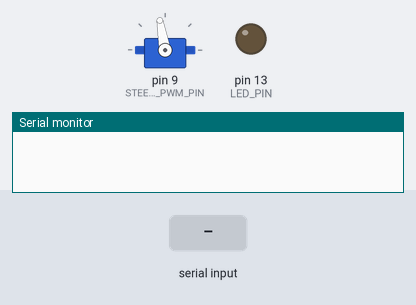
A sketch run on a simulated Arduino Uno, built with avr-gcc and run on an emulated ATmega328P. On the bench: servo, output pins drawn as LEDs (lit = HIGH), the last lines printed to the serial monitor. The test bench sets the inputs (shaded band).

Above: at 3.2 s.
3.3 s: "90,45\n" received over Serial
At 4.2 s:
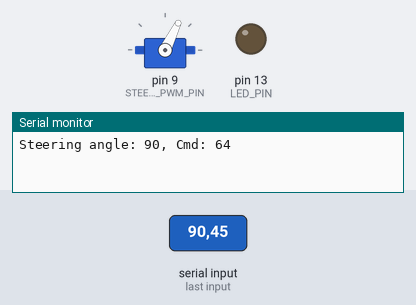
4.8 s: "30,150\n" received over Serial
At 5.3 s:
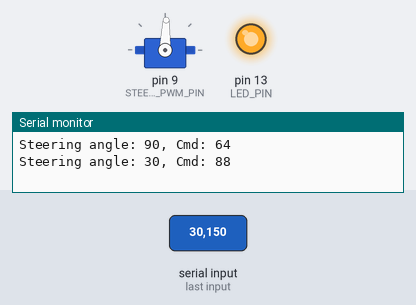
6.3 s: "5\n" received over Serial
At 7.5 s:
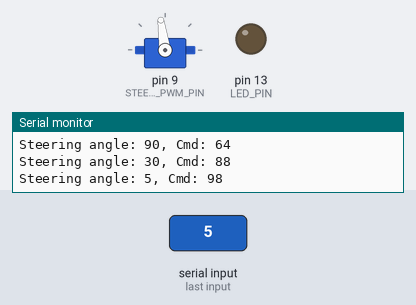
7.8 s: "200\n" received over Serial
At 8.8 s:
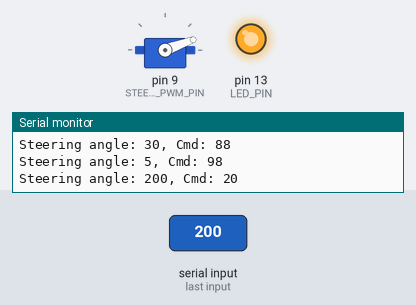
9.3 s: "200\n" received over Serial
At 9.9 s:
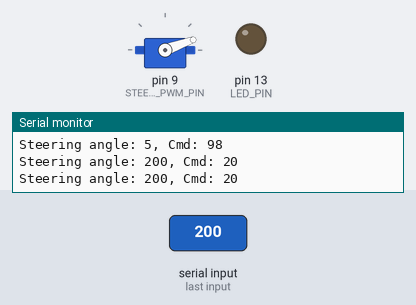
10.8 s: "90\n" received over Serial
At 11.1 s:
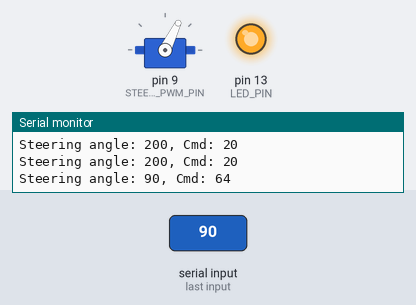
Timing chart, 0 to 13.3 s (numbered marks = the images above; inputs shaded):
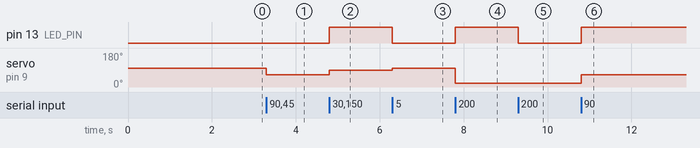

The sketch:

SteeringAngleManualControl.pde
```cpp
/**
 * Enables manual control of the Traxxas Stampede's steering angle.
 * After programing the Arduino with this sketch, open a serial console and
 * set the line ending to be "Newline".  Then type the desired steering angle
 * in tenths of a degree followed by [enter].  The valid range is from -200 (full-lock right) to
 * 200 (full-lock left) degrees, with 0 being center.
 *
 * @author Chien-Liang Fok
 * @date 02/08/2012
 */
#include <Servo.h>

#define STEERING_PWM_PIN 9
#define STEERING_MAX_LEFT 20
#define STEERING_CENTER 100
#define STEERING_MAX_RIGHT 180

#define STEERING_MIN_PULSE 1000
#define STEERING_MAX_PULSE 2000

#define LED_PIN 13  // This is connected to the on-board LED

Servo steeringServo;
byte _ledState = 0;
char _buff[10];
int _indx = 0;

void setup() {
  Serial.begin(115200);
  pinMode(LED_PIN, OUTPUT);  // Initialize LED
  steeringServo.attach(STEERING_PWM_PIN, STEERING_MIN_PULSE, STEERING_MAX_PULSE);
  steeringServo.write(STEERING_CENTER);
  delay(2000);
}

void loop() {
  while (Serial.available() && _indx < 9) {
    _buff[_indx++] = Serial.read();
    if (_buff[_indx-1] == 0x0A) {  // if last char is newline char
      _indx = 0;
      int steeringAngle = atoi(_buff);
      int steeringAngleCmd = 100 - steeringAngle * 8 / 20; // steeringAngle should be in tenth of a degree

      if (steeringAngleCmd < STEERING_MAX_LEFT)
        steeringAngleCmd = STEERING_MAX_LEFT;

      if (steeringAngleCmd > STEERING_MAX_RIGHT)
        steeringAngleCmd = STEERING_MAX_RIGHT;

      Serial.print("Steering angle: ");
      Serial.print(steeringAngle);
      Serial.print(", Cmd: ");
      Serial.println(steeringAngleCmd);

      steeringServo.write(steeringAngleCmd);

      digitalWrite(LED_PIN, _ledState);
      _ledState = !_ledState;
    }
  }
}
```

Measured:
- after the input at 3.3 s, servo on pin 9 (STEERING_PWM_PIN): 100° → 64° at once
- after the input at 4.8 s, pin 13 (LED_PIN): LOW → HIGH at once; servo on pin 9 (STEERING_PWM_PIN): 64° → 88° at once
- after the input at 6.3 s, pin 13 (LED_PIN): HIGH → LOW at once; servo on pin 9 (STEERING_PWM_PIN): 88° → 98° at once
- after the input at 7.8 s, pin 13 (LED_PIN): LOW → HIGH at once; servo on pin 9 (STEERING_PWM_PIN): 98° → 20° at once
- after the input at 9.3 s, pin 13 (LED_PIN): HIGH → LOW at once
- after the input at 10.8 s, pin 13 (LED_PIN): LOW → HIGH at once; servo on pin 9 (STEERING_PWM_PIN): 20° → 64° at once
